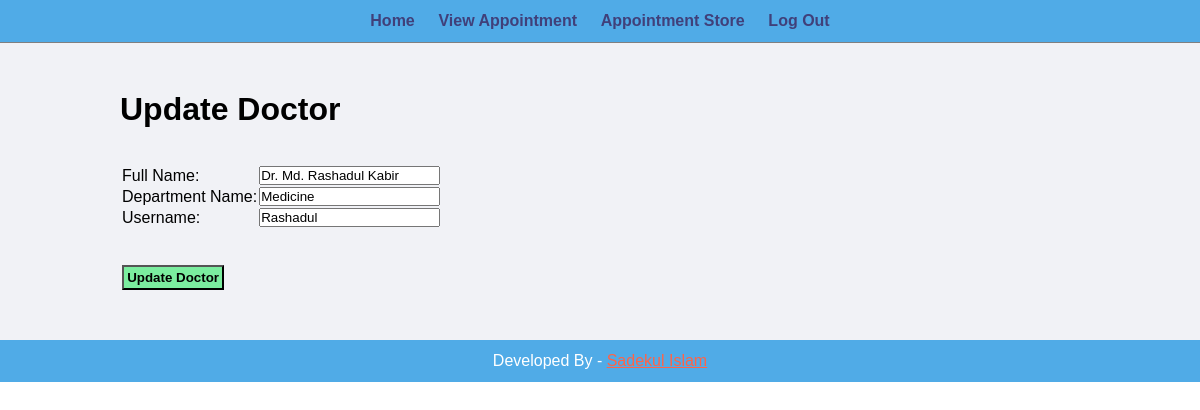
Screenshot of /doctor/doctor_list_update.php?doctor_id=2 (signed in) with the database file from the repository.
### tables this page shows
CREATE TABLE `doctorpanel` (
  `doctor_id` int(11) NOT NULL,
  `doctor_name` varchar(100) NOT NULL,
  `depart_name` varchar(100) NOT NULL,
  `email_name` varchar(255) NOT NULL,
  `user_name` varchar(100) NOT NULL,
  `password` varchar(255) NOT NULL
);

### doctor/doctor_list_update.php (the view, shortened to what this page needs)
<?php include('includes/header.php');
?>
 <div class="manage">
        <div class = "wrapper">
            <h1>Update Doctor</h1>
            <br>
            <br>
            <?php
                $doctor_id=$_GET['doctor_id'];
                $sql="SELECT * FROM doctorpanel WHERE doctor_id=$doctor_id";
                $res=mysqli_query($con, $sql);
                if($res==TRUE){
                    $count = mysqli_num_rows($res);
                    if($count==1){
                        $row=mysqli_fetch_assoc($res);
                        $doctor_name = $row['doctor_name'];
                        $depart_name = $row['depart_name'];
                        $user_name = $row['user_name'];
                    }
                    else{
                        header('location:'.SITEURL.'doctor/doctor_list.php');
                    }
                }
            ?>
            <form action="" method="POST">
                <table class="table-30">
                    <tr>
                        <td>Full Name: </td>
                        <td>
                            <input type="text" name="doctor_name" value="<?php echo $doctor_name; ?>">
                        </td>
                    </tr>
                    <tr>
                        <td>Department Name: </td>
                        <td>
                            <input type="text" name="depart_name" value="<?php echo $depart_name; ?>">
                        </td>
                    </tr>
                    <tr>
                        <td>Username: </td>
                        <td>
                            <input type="text" name="user_name" value="<?php echo $user_name; ?>">
                        </td>
                    </tr>
                    <tr>
                        <td colspan="2">
                            <br>
                            <br>
                            <input type="submit" name="submit" value="Update Doctor" class="btn-update">
                        </td>
                    </tr>
                </table>
            </form>
        </div>
    </div>
    <?php include('includes/footer.php'); ?>

### css-backend/style.css (style rules this page uses)
* { margin: 0; padding: 0; font-family: Arial, Helvetica, sans-serif; }
.wrapper { padding: 1%; width: 80%; margin: 0 auto; }
.btn-update { background-color: #7bed9f; padding: 1%; color: black; text-decoration: none; font-weight: bold; }
.manage { background-color: #f1f2f6; padding: 3% 0; }

### rows the page displays
doctorpanel: doctor_name "Dr. Md. Rashadul Kabir", depart_name "Medicine", user_name "Rashadul"
